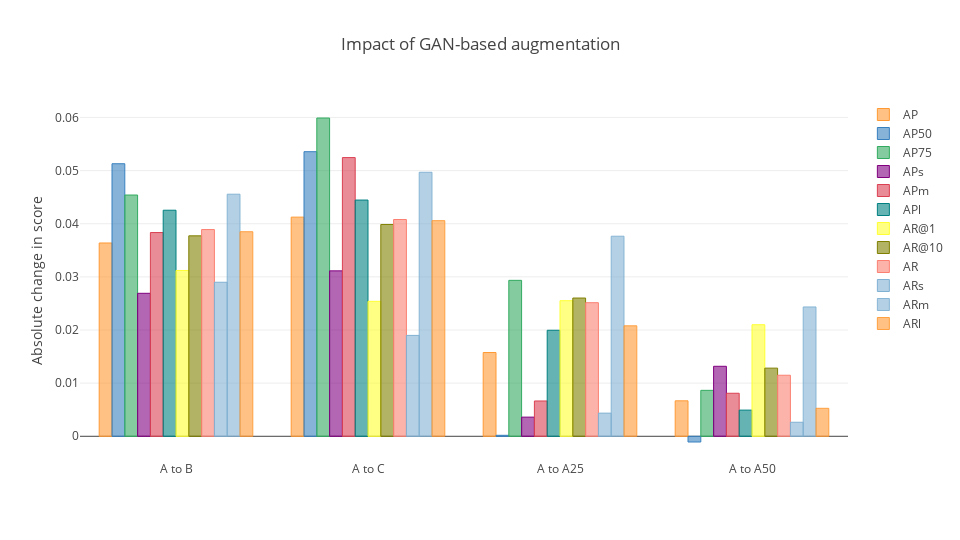

The notebook cell this image was saved under:
### Code cell
cf.go_offline(connected = True)
config = {
    "modeBarButtonsToRemove": ["sendDataToCloud"],
    "displaylogo": False
}
layout = {
    "title": "Impact of GAN-based augmentation",
    "yaxis": {
        "title": "Absolute change in score"
    },
    "width": 960,
    "height": 540
}
fig = df_combined.iplot(kind = "bar", y = ["AP", "AP50", "AP75", "APs", "APm", "APl", "AR@1", "AR@10", "AR", "ARs", "ARm", "ARl"], layout = layout, asFigure = True)
py.offline.iplot(fig, show_link = False, config = config)

### Figure 1 — Plotly figure (JSON) as saved in the notebook; plotly's stock layout.template omitted (floating-point values rounded to 4 significant figures)
{"data": [{"marker": {"color": "rgba(255, 153, 51, 0.6)", "line": {"color": "rgba(255, 153, 51, 1.0)", "width": 1}}, "name": "AP", "orientation": "v", "text": "", "type": "bar", "uid": "cd3cf737-499f-4111-88f4-fa5647f11948", "x": ["A to B", "A to C", "A to A25", "A to A50"], "y": [0.03637, 0.04124, 0.01576, 0.006676]}, {"marker": {"color": "rgba(55, 128, 191, 0.6)", "line": {"color": "rgba(55, 128, 191, 1.0)", "width": 1}}, "name": "AP50", "orientation": "v", "text": "", "type": "bar", "uid": "261b81c2-84bb-4577-8dcd-c7a1d26473bf", "x": ["A to B", "A to C", "A to A25", "A to A50"], "y": [0.05129, 0.05355, 0.000184, -0.001074]}, {"marker": {"color": "rgba(50, 171, 96, 0.6)", "line": {"color": "rgba(50, 171, 96, 1.0)", "width": 1}}, "name": "AP75", "orientation": "v", "text": "", "type": "bar", "uid": "378d2d61-7e91-4fc1-a2e8-b31210e3b34f", "x": ["A to B", "A to C", "A to A25", "A to A50"], "y": [0.0454, 0.05989, 0.02934, 0.008646]}, {"marker": {"color": "rgba(128, 0, 128, 0.6)", "line": {"color": "rgba(128, 0, 128, 1.0)", "width": 1}}, "name": "APs", "orientation": "v", "text": "", "type": "bar", "uid": "dc958f54-a7c9-451c-9968-757288d47f8b", "x": ["A to B", "A to C", "A to A25", "A to A50"], "y": [0.02691, 0.03113, 0.003605, 0.01317]}, {"marker": {"color": "rgba(219, 64, 82, 0.6)", "line": {"color": "rgba(219, 64, 82, 1.0)", "width": 1}}, "name": "APm", "orientation": "v", "text": "", "type": "bar", "uid": "83c6b9ec-ce73-4742-8ae0-60783d792214", "x": ["A to B", "A to C", "A to A25", "A to A50"], "y": [0.03834, 0.05245, 0.006646, 0.008099]}, {"marker": {"color": "rgba(0, 128, 128, 0.6)", "line": {"color": "rgba(0, 128, 128, 1.0)", "width": 1}}, "name": "APl", "orientation": "v", "text": "", "type": "bar", "uid": "2b9c8381-638d-4f19-8c71-2045f5536dea", "x": ["A to B", "A to C", "A to A25", "A to A50"], "y": [0.04254, 0.04445, 0.01995, 0.004927]}, {"marker": {"color": "rgba(255, 255, 51, 0.6)", "line": {"color": "rgba(255, 255, 51, 1.0)", "width": 1}}, "name": "AR@1", "orientation": "v", "text": "", "type": "bar", "uid": "4ce8b51f-83bd-4b8b-bb3c-985072fd18f0", "x": ["A to B", "A to C", "A to A25", "A to A50"], "y": [0.0312, 0.0254, 0.02552, 0.02099]}, {"marker": {"color": "rgba(128, 128, 0, 0.6)", "line": {"color": "rgba(128, 128, 0, 1.0)", "width": 1}}, "name": "AR@10", "orientation": "v", "text": "", "type": "bar", "uid": "ff358bb3-908a-4f8b-b4e1-fe2c74aecff4", "x": ["A to B", "A to C", "A to A25", "A to A50"], "y": [0.03772, 0.03986, 0.02602, 0.01283]}, {"marker": {"color": "rgba(251, 128, 114, 0.6)", "line": {"color": "rgba(251, 128, 114, 1.0)", "width": 1}}, "name": "AR", "orientation": "v", "text": "", "type": "bar", "uid": "b42d77a7-0203-4d8c-ac21-0048412a77be", "x": ["A to B", "A to C", "A to A25", "A to A50"], "y": [0.0389, 0.04079, 0.02514, 0.01149]}, {"marker": {"color": "rgba(128, 177, 211, 0.6)", "line": {"color": "rgba(128, 177, 211, 1.0)", "width": 1}}, "name": "ARs", "orientation": "v", "text": "", "type": "bar", "uid": "573f40b6-7264-43ff-906e-bcc8408baef3", "x": ["A to B", "A to C", "A to A25", "A to A50"], "y": [0.02898, 0.01899, 0.004354, 0.002643]}, {"marker": {"color": "rgba(128, 177, 211, 0.6)", "line": {"color": "rgba(128, 177, 211, 0.8999999999999999)", "width": 1}}, "name": "ARm", "orientation": "v", "text": "", "type": "bar", "uid": "e27be963-90ab-4646-a87b-d449103171c9", "x": ["A to B", "A to C", "A to A25", "A to A50"], "y": [0.04556, 0.04968, 0.03765, 0.02434]}, {"marker": {"color": "rgba(255, 153, 51, 0.6)", "line": {"color": "rgba(255, 153, 51, 0.8999999999999999)", "width": 1}}, "name": "ARl", "orientation": "v", "text": "", "type": "bar", "uid": "f037fdbd-fd45-4692-ab49-fabe53e98385", "x": ["A to B", "A to C", "A to A25", "A to A50"], "y": [0.0385, 0.04058, 0.02079, 0.005264]}], "layout": {"height": 540, "title": {"text": "Impact of GAN-based augmentation"}, "width": 960, "yaxis": {"title": {"text": "Absolute change in score"}}}}
